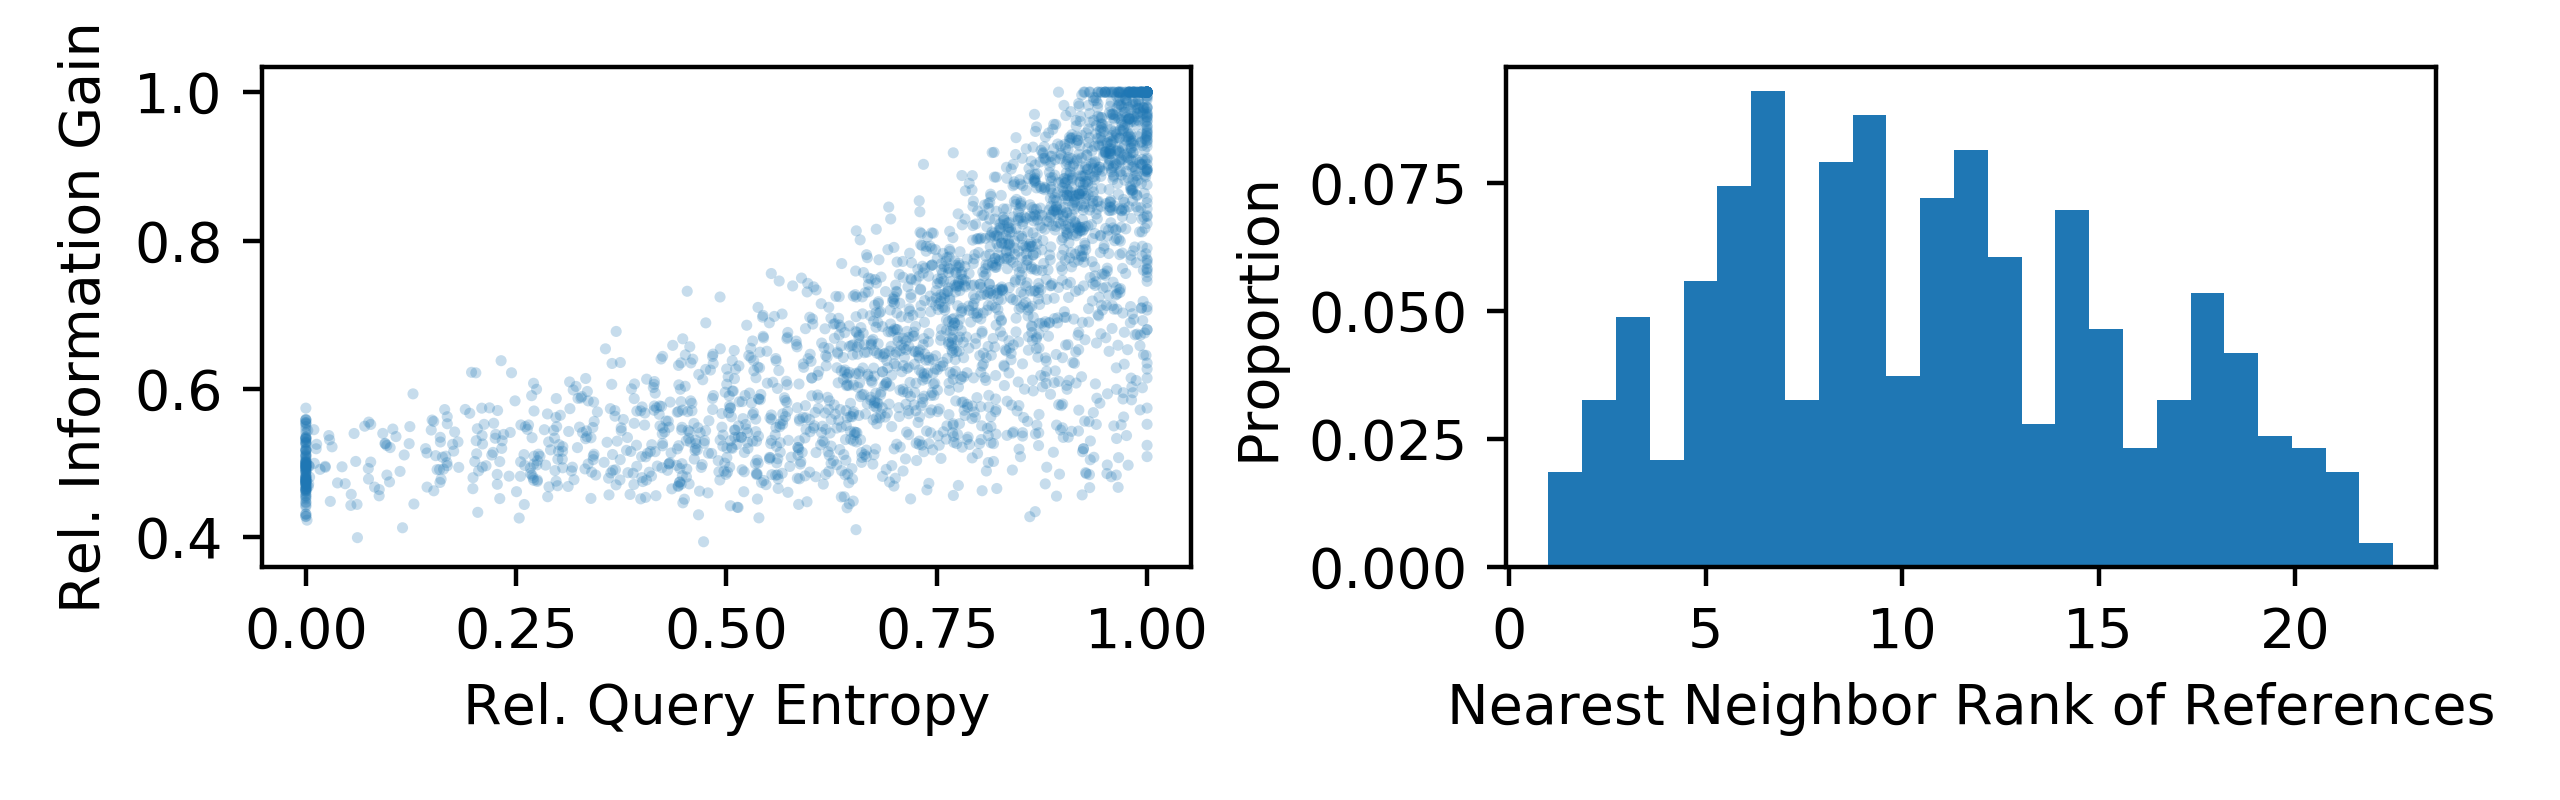

Here is the Python script that generated this plot:
# -*- coding: utf-8 -*-
# Copyright 2018 The PsiZ Authors. All Rights Reserved.
#
# Licensed under the Apache License, Version 2.0 (the "License");
# you may not use this file except in compliance with the License.
# You may obtain a copy of the License at
#
#     http://www.apache.org/licenses/LICENSE-2.0
#
# Unless required by applicable law or agreed to in writing, software
# distributed under the License is distributed on an "AS IS" BASIS,
# WITHOUT WARRANTIES OR CONDITIONS OF ANY KIND, either express or implied.
# See the License for the specific language governing permissions and
# limitations under the License.
# ==============================================================================

"""Example that demonstrates that query entropy is a good predictor."""

import copy
import itertools

import numpy as np
import matplotlib
import matplotlib.pyplot as plt
from sklearn.mixture import GaussianMixture
from sklearn.neighbors import NearestNeighbors

from psiz.trials import UnjudgedTrials
from psiz.models import Exponential
from psiz.simulate import Agent
from psiz.generator import RandomGenerator, ActiveGenerator
from psiz.utils import similarity_matrix, matrix_correlation


def main():
    """Examine validity of heuristics used during active selection."""
    # Settings.
    np.random.seed(123)
    n_sample = 2000
    n_reference = 2
    n_selected = 1
    n_dim = 2
    n_stimuli = 25
    n_scenario = 100
    n_plot = 10

    cmap = matplotlib.cm.get_cmap('jet')
    norm = matplotlib.colors.Normalize(vmin=0., vmax=n_stimuli)
    color_array = cmap(norm(range(n_stimuli)))

    eligable_list = np.arange(n_stimuli, dtype=np.int32)
    stimulus_set = candidate_list(eligable_list, n_reference)
    n_candidate = stimulus_set.shape[0]

    rel_entropy_all = np.empty((0))
    best_ig_all = np.empty((0))
    nn_sum_all = np.empty((0))
    ig_all_2 = np.empty((0))

    fig = plt.figure(figsize=(10, 3), dpi=200)
    plot_idx = 1
    for i_scenario in range(n_scenario):
        print("scenario {0}".format(i_scenario))
        model = ground_truth(n_dim, n_stimuli)
        z_true = model.z['value']
        (n_stimuli, n_dim) = z_true.shape

        samples = simulated_samples(model.z['value'], n_sample)
        z_samp = samples['z']
        z_samp = np.transpose(z_samp, axes=[2, 0, 1])

        mu = np.empty((n_stimuli, n_dim))
        sigma = np.empty((n_stimuli, n_dim, n_dim))
        entropy = np.empty((n_stimuli))
        for i_stim in range(n_stimuli):
            gmm = GaussianMixture(
                n_components=1, covariance_type='full')
            gmm.fit(z_samp[:, i_stim, :])
            mu[i_stim, :] = gmm.means_[0]
            sigma[i_stim, :, :] = gmm.covariances_[0]
            entropy[i_stim] = normal_entropy(gmm.covariances_[0])
        rel_entropy = entropy - np.min(entropy)
        rel_entropy = rel_entropy / np.max(rel_entropy)

        rho = 2.
        nbrs = NearestNeighbors(
            n_neighbors=n_stimuli, algorithm='auto', p=rho
        ).fit(mu)
        (_, nn_idx) = nbrs.kneighbors(mu)

        candidate_trial = UnjudgedTrials(
            stimulus_set, n_selected * np.ones(n_candidate, dtype=np.int32)
        )

        # Compute expected information gain.
        gen = ActiveGenerator(n_stimuli)
        ig = gen._information_gain(model, samples, candidate_trial)

        ig = ig - np.min(ig)
        ig = ig / np.max(ig)

        # Find best trial for each stimulus when serving as query.
        best_ig = np.empty((n_stimuli))
        # nn_sum = np.empty((n_stimuli))
        for i_stim in range(n_stimuli):
            locs = np.equal(candidate_trial.stimulus_set[:, 0], i_stim)
            curr_ig = ig[locs]
            # curr_stim_set = candidate_trial.stimulus_set[locs]

            sorted_idx = np.argsort(-curr_ig)

            sorted_ig = curr_ig[sorted_idx]
            best_ig[i_stim] = sorted_ig[0]
            # sorted_stimulus_set = curr_stim_set[sorted_idx]
            # best_stimulus_set = sorted_stimulus_set[0]
            # nn_sum[i_stim] = check_neighbor_distance(best_stimulus_set, nn_idx)

        sorted_idx = np.argsort(-ig)
        sorted_stim_set = candidate_trial.stimulus_set[sorted_idx]
        curr_ig_2 = ig[sorted_idx]
        curr_ig_2 = curr_ig_2[0]
        nn_sum = [
            check_neighbor_distance(sorted_stim_set[0], nn_idx),
            check_neighbor_distance(sorted_stim_set[1], nn_idx),
            check_neighbor_distance(sorted_stim_set[3], nn_idx),
            check_neighbor_distance(sorted_stim_set[4], nn_idx),
            check_neighbor_distance(sorted_stim_set[5], nn_idx)
        ]
        # locs = np.equal(candidate_trial.stimulus_set[:, 0], best_stim_set[0])
        # curr_ig_2 = ig[locs]
        # curr_stim_set = candidate_trial.stimulus_set[locs]
        # n_candidate_trial = curr_stim_set.shape[0]
        # nn_sum = np.empty((n_candidate_trial))
        # for i_trial in range(n_candidate_trial):
        #     nn_sum[i_trial] = check_neighbor_distance(
        #         curr_stim_set[i_trial], nn_idx)

        rel_entropy_all = np.concatenate((rel_entropy_all, rel_entropy))
        best_ig_all = np.concatenate((best_ig_all, best_ig))
        nn_sum_all = np.append(nn_sum_all, nn_sum)
        ig_all_2 = np.append(ig_all_2, curr_ig_2)

        if i_scenario < n_plot:
            ax = fig.add_subplot(3, n_plot, plot_idx)
            # z_samp = np.transpose(z_samp, axes=[2, 0, 1])
            z_samp = np.reshape(z_samp, (n_sample * n_stimuli, n_dim))

            limits = {
                'x': [np.min(z_samp[:, 0]), np.max(z_samp[:, 0])],
                'y': [np.min(z_samp[:, 1]), np.max(z_samp[:, 1])]
            }
            color_array_samp = np.matlib.repmat(color_array, n_sample, 1)
            ax.scatter(
                z_samp[:, 0], z_samp[:, 1],
                s=5, c=color_array_samp, alpha=.01, edgecolors='none')
            ax.set_aspect('equal')
            ax.set_xticks([])
            ax.set_yticks([])
            ax.set_xlim(limits['x'][0], limits['x'][1])
            ax.set_ylim(limits['y'][0], limits['y'][1])

            ax = fig.add_subplot(3, n_plot, plot_idx + n_plot)
            candidate_subplot(
                ax, mu, sorted_stim_set[0], n_selected, color_array, limits)

            ax = fig.add_subplot(3, n_plot, plot_idx + 2 * n_plot)
            candidate_subplot(
                ax, mu, sorted_stim_set[1], n_selected, color_array, limits)

            plot_idx = plot_idx + 1

    plt.show()

    fig = plt.figure(figsize=(6.5, 2), dpi=200)
    ax = fig.add_subplot(1, 2, 1)
    ax.scatter(rel_entropy_all, best_ig_all, s=4, alpha=.25, edgecolors='none')
    ax.set_xlabel('Rel. Query Entropy')
    ax.set_ylabel('Rel. Information Gain')

    ax = fig.add_subplot(1, 2, 2)
    ax.hist(nn_sum_all, bins=n_stimuli, density=True)
    ax.set_xlabel('Nearest Neighbor Rank of References')
    ax.set_ylabel('Proportion')

    plt.tight_layout()
    plt.show()


def check_neighbor_distance(stimulus_set, nn_idx):
    """"""
    curr_nn_idx = nn_idx[stimulus_set[0], 1:]
    n_ref = np.sum(np.greater(stimulus_set[1:], 0))
    dmy_idx = np.arange(len(curr_nn_idx))
    nn_sum = 0
    for i_ref in range(n_ref):
        loc = np.equal(curr_nn_idx, stimulus_set[1 + i_ref])
        nn_sum = nn_sum + dmy_idx[loc]
    return nn_sum / n_ref


def candidate_subplot(
        ax, z, stimulus_set, n_selected, color_array, limits):
    """Plot subplots for candidate trials."""
    locs = np.not_equal(stimulus_set, -1)
    stimulus_set = stimulus_set[locs]

    # fontdict = {
    #     'fontsize': 4,
    #     'verticalalignment': 'center',
    #     'horizontalalignment': 'center'
    # }

    ax.scatter(
        z[stimulus_set[0], 0],
        z[stimulus_set[0], 1],
        s=15, c=color_array[stimulus_set[0]], marker=r'$q$')
    ax.scatter(
        z[stimulus_set[1:], 0],
        z[stimulus_set[1:], 1],
        s=15, c=color_array[stimulus_set[1:]], marker=r'$r$')
    ax.set_aspect('equal')
    ax.set_xticks([])
    ax.set_yticks([])
    ax.set_xlim(limits['x'][0], limits['x'][1])
    ax.set_ylim(limits['y'][0], limits['y'][1])

    # rect_back = matplotlib.patches.Rectangle(
    #     (.55, -.55), .06, 1.1, clip_on=False, color=[.9, .9, .9])
    # ax.add_patch(rect_back)
    # rect_val = matplotlib.patches.Rectangle(
    #     (.55, -.55), .06, rel_ig * 1.1, clip_on=False, color=[.3, .3, .3])
    # ax.add_patch(rect_val)
    # plt.text(-.45, .45, "{0}".format(n_selected), fontdict=fontdict)


def ground_truth(n_dim, n_stimuli):
    """Return a ground truth embedding."""
    # Sample embeddingp points from Gaussian.
    mean = np.zeros((n_dim))
    cov = .3 * np.identity(n_dim)
    z = np.random.multivariate_normal(mean, cov, (n_stimuli))

    # Create embedding model.
    n_group = 1
    (n_stimuli, n_dim) = z.shape
    model = Exponential(n_stimuli, n_dim=n_dim, n_group=n_group)
    freeze_options = {
        'z': z,
        'theta': {
            'rho': 2,
            'tau': 1,
            'beta': 7,
            'gamma': 0
        }
    }
    model.freeze(freeze_options)

    # sim_mat = similarity_matrix(model.similarity, z)
    # idx_upper = np.triu_indices(n_stimuli, 1)
    # plt.hist(sim_mat[idx_upper])
    # plt.show()
    return model


def simulated_samples(z, n_sample):
    """Simulate posterior samples for a set of embedding points."""
    n_stimuli = z.shape[0]
    n_dim = z.shape[1]

    stim_cov = np.random.uniform(low=.0001, high=.01, size=n_stimuli)
    # stim_cov = np.random.uniform(low=.0001, high=.0005, size=n_stimuli)
    # cov_high = np.random.uniform(low=.001, high=.01, size=4)
    # stim_cov[1] = cov_high[0]
    # stim_cov[5] = cov_high[1]
    # stim_cov[9] = cov_high[2]
    # stim_cov[15] = cov_high[3]
    stim_cov = np.expand_dims(stim_cov, axis=1)
    stim_cov = np.expand_dims(stim_cov, axis=1)
    stim_cov = stim_cov * np.expand_dims(np.identity(n_dim), axis=0)

    # Draw samples
    z_samples = np.empty((n_sample, n_stimuli, n_dim))
    for i_stimulus in range(n_stimuli):
        z_samples[:, i_stimulus, :] = np.random.multivariate_normal(
            z[i_stimulus], stim_cov[i_stimulus], (n_sample)
        )
    z_samples = np.transpose(z_samples, axes=[1, 2, 0])
    return {'z': z_samples}


def candidate_list(eligable_list, n_reference):
    """Determine all possible trials."""
    n_stimuli = len(eligable_list)
    stimulus_set = np.empty([0, n_reference + 1], dtype=np.int32)
    for i_stim in range(n_stimuli):
        locs = np.not_equal(eligable_list, i_stim)
        sub_list = itertools.combinations(eligable_list[locs], n_reference)
        for item in sub_list:
            item = np.hstack((i_stim * np.ones(1), item))
            stimulus_set = np.vstack((stimulus_set, item))
    stimulus_set = stimulus_set.astype(dtype=np.int32)
    return stimulus_set


def normal_entropy(sigma):
    """Return entropy of multivariate normal distribution."""
    n_dim = sigma.shape[0]
    h = (
        (n_dim / 2) +
        (n_dim / 2 * np.log(2 * np.pi)) +
        (1 / 2 * np.log(np.linalg.det(sigma)))
    )
    return h


if __name__ == "__main__":
    main()
